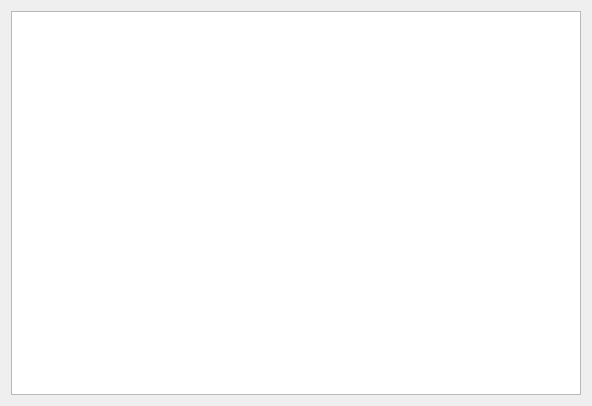
<?xml version="1.0" encoding="UTF-8"?>
<ui version="4.0">
 <class>TCPServer</class>
 <widget class="QWidget" name="TCPServer">
  <property name="geometry">
   <rect>
    <x>0</x>
    <y>0</y>
    <width>592</width>
    <height>406</height>
   </rect>
  </property>
  <property name="windowTitle">
   <string>Form</string>
  </property>
  <layout class="QVBoxLayout" name="verticalLayout">
   <item>
    <widget class="QTextBrowser" name="textBrowser"/>
   </item>
  </layout>
 </widget>
 <resources/>
 <connections/>
</ui>
